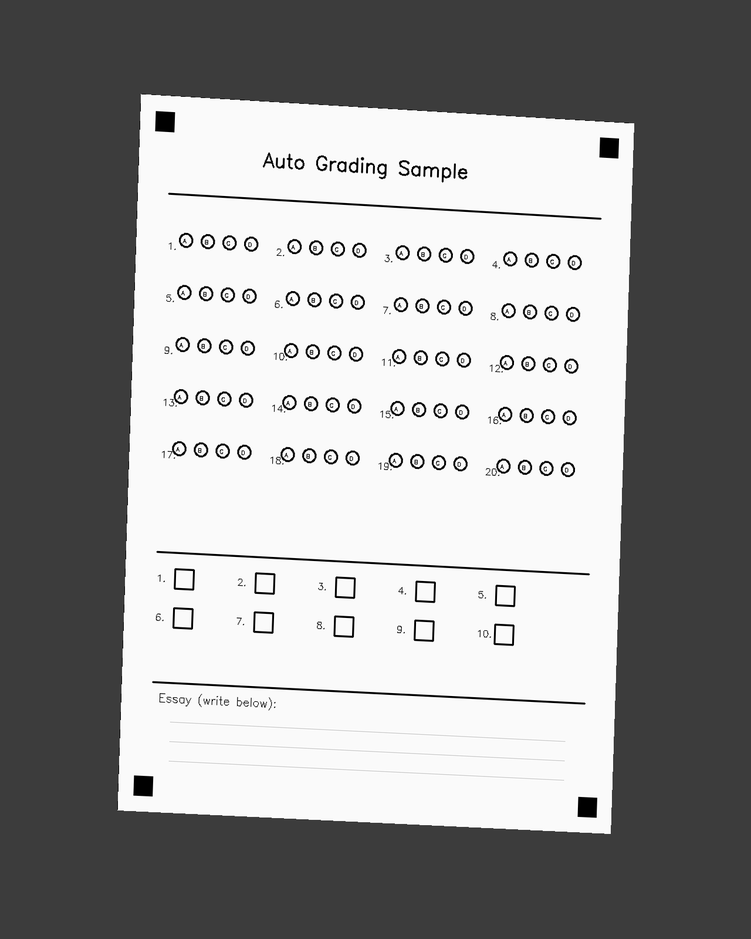
#> input picture data/tilted_paper.png, 751 x 939 px, shrunk from 1280 x 1600 before the run; its folder holds 5 pictures in this run
$ python perspective_correction.py
#> lines starting #> are read from the running program, lines starting #| are printed output that depends on the picture; after the words box and inside, x2 and y2 are one past the last pixel; in counts of white or black regions, pixels touching at a corner belong together
### common/utils.py
"""共享工具函数：跨章节使用的通用辅助函数

主要功能：
- 图像读取与显示
- 文本/图像可视化辅助
- 性能计时
"""

from __future__ import annotations
import time
from contextlib import contextmanager
from pathlib import Path
from typing import Optional, Tuple

import cv2
import numpy as np


def read_image(path: str | Path, grayscale: bool = False) -> np.ndarray:
    """安全读取图像，处理常见错误

    参数：
        path: 图像路径
        grayscale: 是否以灰度模式读取

    返回：
        NumPy 图像数组

    异常：
        FileNotFoundError: 文件不存在
        ValueError: 文件无法解码为图像
    """
    path = Path(path)
    if not path.exists():
        raise FileNotFoundError(f"图像文件不存在: {path}")

    flag = cv2.IMREAD_GRAYSCALE if grayscale else cv2.IMREAD_COLOR

    # 统一使用 numpy 方式读取，避免 Windows 中文路径下 cv2.imread 报警告
    img = cv2.imdecode(np.fromfile(str(path), dtype=np.uint8), flag)

    if img is None:
        raise ValueError(f"无法解码图像: {path}")
    return img


def save_image(img: np.ndarray, path: str | Path) -> None:
    """安全保存图像，支持中文路径"""
    path = Path(path)
    path.parent.mkdir(parents=True, exist_ok=True)
    # 兼容中文路径
    ext = path.suffix
    success, encoded = cv2.imencode(ext, img)
    if not success:
        raise ValueError(f"图像编码失败: {path}")
    encoded.tofile(str(path))


# [13 lines left out: function timer, not called in this run]


def show_images(*images: np.ndarray,
                titles: Optional[list[str]] = None,
                window_size: Tuple[int, int] = (10, 6)) -> None:
    """用 matplotlib 显示多张图像（保存并用 cv2.imshow 弹窗）

    参数:
        *images: 一张或多张图像
        titles: 对应的标题列表
        window_size: 窗口大小
    """
    import matplotlib.pyplot as plt
    plt.rcParams['font.sans-serif'] = ['SimHei', 'Microsoft YaHei']
    plt.rcParams['axes.unicode_minus'] = False

    n = len(images)
    if titles is None:
        titles = [f"图像 {i + 1}" for i in range(n)]

    fig, axes = plt.subplots(1, n, figsize=window_size)
    if n == 1:
        axes = [axes]

    for ax, img, title in zip(axes, images, titles):
        if img.ndim == 2:
            ax.imshow(img, cmap='gray')
        else:
            ax.imshow(cv2.cvtColor(img, cv2.COLOR_BGR2RGB))
        ax.set_title(title)
        ax.axis('off')

    plt.tight_layout()
    show_plot()


def show_plot(save_path: str = "outputs/plot_result.png") -> None:
    """保存 matplotlib 图表并用 cv2.imshow 弹窗显示

    替代 plt.show()，兼容无 GUI 后端的环境。
    """
    import matplotlib.pyplot as plt

    save_path = Path(save_path)
    save_path.parent.mkdir(parents=True, exist_ok=True)
    plt.savefig(str(save_path), dpi=100, bbox_inches='tight')
    plt.close('all')
    print(f"图表已保存: {save_path}")

    # 用 cv2.imshow 弹窗显示
    plot_img = read_image(save_path)
    cv2.imshow("plot", plot_img)
    cv2.waitKey(0)
    cv2.destroyAllWindows()


# [132 lines left out: functions ensure_dir, load_answer_gt, find_gt_for_image, load_student_id_from_gt, list_student_ids_from_segmented, find_gt_for_student_id and 1 more, not called in this run]

### chapter06/perspective_correction.py
"""第6章：透视变换矫正答题卡

教材对应：第6章 6.6 实战：答题卡透视矫正
"""

from __future__ import annotations
import sys
from pathlib import Path
from typing import Optional, Tuple

import cv2
import numpy as np

# 添加父目录到路径以导入common模块
sys.path.insert(0, str(Path(__file__).parent.parent))
from common.utils import read_image, show_images


def order_points(pts: np.ndarray) -> np.ndarray:
    """对4个点排序：左上、右上、右下、左下"""
    rect = np.zeros((4, 2), dtype=np.float32)

    # 左上点 x+y 最小，右下点 x+y 最大
    s = pts.sum(axis=1)
    rect[0] = pts[np.argmin(s)]
    rect[2] = pts[np.argmax(s)]

    # 右上点 y-x 最小（x大y小），左下点 y-x 最大（x小y大）
    diff = np.diff(pts, axis=1)
    rect[1] = pts[np.argmin(diff)]
    rect[3] = pts[np.argmax(diff)]

    return rect


def find_paper_corners(image: np.ndarray) -> Optional[np.ndarray]:
    """在图像中找出答题卡的四角"""
    gray = cv2.cvtColor(image, cv2.COLOR_BGR2GRAY) if image.ndim == 3 else image
    blurred = cv2.GaussianBlur(gray, (5, 5), 0)
    edges = cv2.Canny(blurred, 50, 150)

    # 形态学闭运算填充小缺口
    kernel = cv2.getStructuringElement(cv2.MORPH_RECT, (5, 5))
    edges = cv2.morphologyEx(edges, cv2.MORPH_CLOSE, kernel)

    # 找最大轮廓
    contours, _ = cv2.findContours(edges, cv2.RETR_EXTERNAL,
                                    cv2.CHAIN_APPROX_SIMPLE)
    if not contours:
        return None

    largest = max(contours, key=cv2.contourArea)

    # 多边形近似到4个点
    epsilon = 0.02 * cv2.arcLength(largest, True)
    approx = cv2.approxPolyDP(largest, epsilon, True)

    if len(approx) != 4:
        # 如果不是4个点，用最小外接矩形
        rect = cv2.minAreaRect(largest)
        box = cv2.boxPoints(rect)
        approx = box.reshape(-1, 1, 2).astype(np.int32)

    return approx.reshape(4, 2).astype(np.float32)


def perspective_correct(image: np.ndarray,
                        corners: np.ndarray,
                        target_size: Optional[Tuple[int, int]] = None) -> np.ndarray:
    """根据角点做透视矫正

    参数：
        image: 原始图像
        corners: 4个角点（任意顺序）
        target_size: (width, height)，默认根据corners自动计算
    """
    # 角点排序
    rect = order_points(corners)
    tl, tr, br, bl = rect

    # 计算目标尺寸
    if target_size is None:
        width_top = np.linalg.norm(tr - tl)
        width_bottom = np.linalg.norm(br - bl)
        height_left = np.linalg.norm(bl - tl)
        height_right = np.linalg.norm(br - tr)
        max_width = int(max(width_top, width_bottom))
        max_height = int(max(height_left, height_right))
    else:
        max_width, max_height = target_size

    dst = np.array([
        [0, 0],
        [max_width - 1, 0],
        [max_width - 1, max_height - 1],
        [0, max_height - 1]
    ], dtype=np.float32)

    M = cv2.getPerspectiveTransform(rect, dst)
    return cv2.warpPerspective(image, M, (max_width, max_height))


class SheetCorrector:
    """答题卡矫正器（封装为类，便于第17章集成）"""

    def __init__(self, target_size: Optional[Tuple[int, int]] = None):
        self.target_size = target_size

    def process(self, image: np.ndarray) -> Optional[np.ndarray]:
        """处理一张图像，返回矫正后的结果"""
        corners = find_paper_corners(image)
        if corners is None:
            print("[警告] 未检测到答题卡四角")
            return None

        return perspective_correct(image, corners, self.target_size)


def main():
    if len(sys.argv) > 1:
        image_path = sys.argv[1]
    else:
        repo_root = Path(__file__).parent.parent
        image_path = str(repo_root / "data" / "tilted_paper.png")

    try:
        image = read_image(image_path)
#> in read_image, img is the input picture: shape (939, 751, 3); min 0, max 255, mean 150
    except (FileNotFoundError, ValueError) as e:
        print(f"错误：无法读取 {image_path}: {e}")
        sys.exit(1)

    print(f"处理图像: {image_path}, 尺寸: {image.shape}")
#| 处理图像: data/tilted_paper.png, 尺寸: (939, 751, 3)

    # 单独跑一次 find_paper_corners 以便可视化
    corners = find_paper_corners(image)
#> in find_paper_corners, `edges = cv2.Canny(blurred, 50, 150)`:
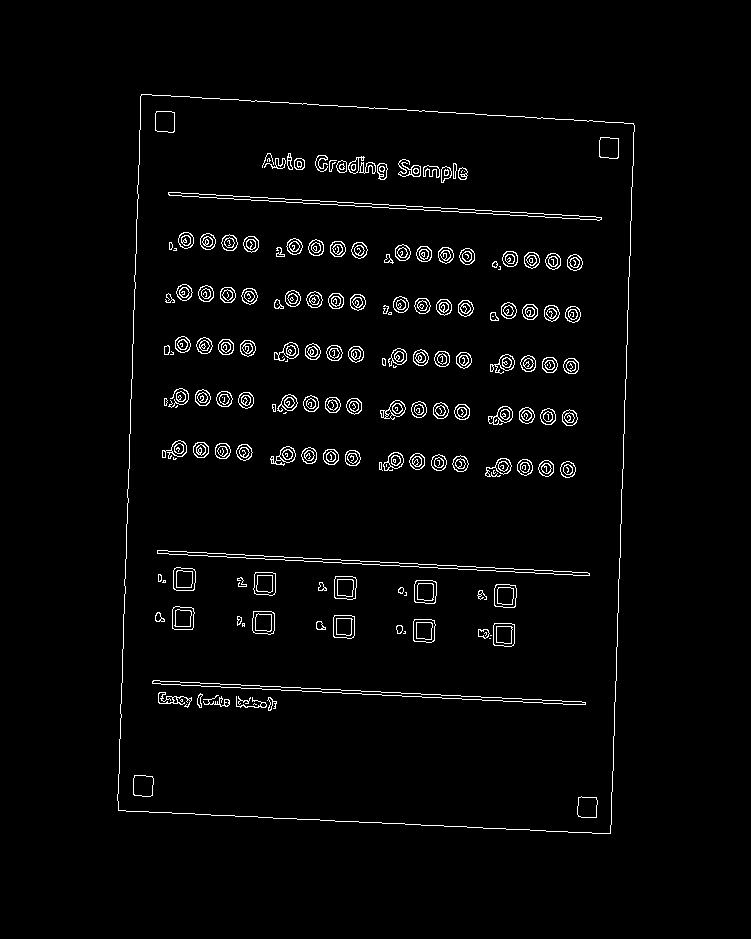
#> edges: shape (939, 751); 2.5% white in thin lines or dots, all inside (x1, y1, x2, y2) = (117, 94, 635, 834)
#> in find_paper_corners, `edges = cv2.morphologyEx(edges, cv2.MORPH_CLOSE, kernel)`:
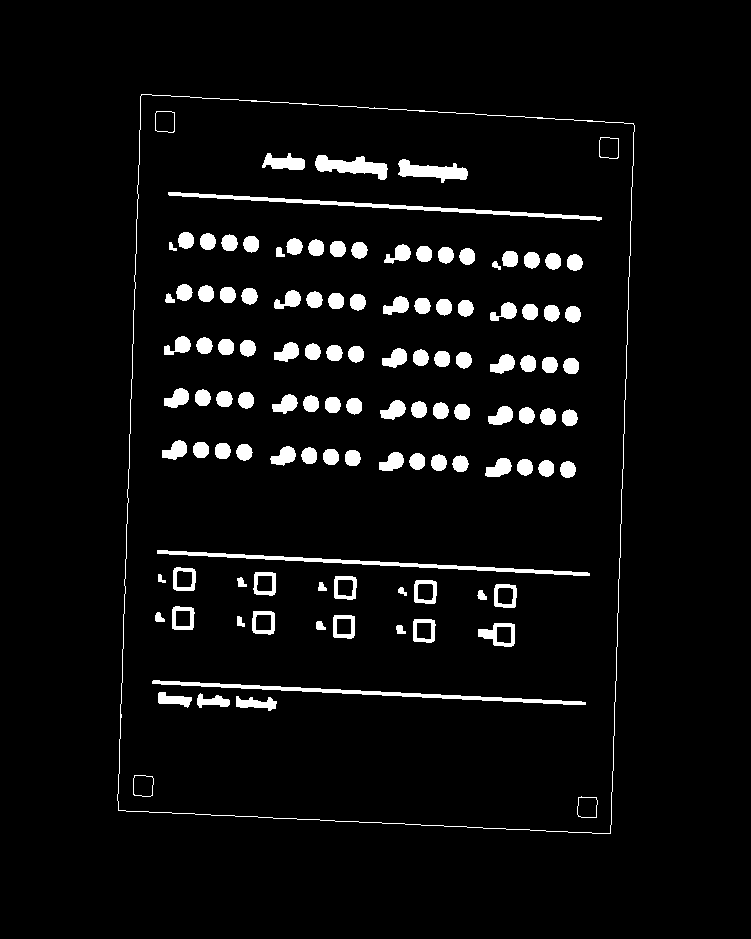
#> edges: shape (939, 751); 4.8% white; 117 white regions
#> in find_paper_corners, `contours, _ = cv2.findContours(edges, cv2.RETR_EXTERNAL, cv2.CHAIN_APP..`: contours = 1 contour; box (x1, y1, x2, y2) and area: (117, 94, 635, 834) 352327
#> in find_paper_corners, `largest = max(contours, key=cv2.contourArea)`: largest = contour of 227 points, box (x1, y1, x2, y2) (117, 94, 635, 834), area 352327
#> in find_paper_corners, `epsilon = 0.02 * cv2.arcLength(largest, True)`: epsilon = 49.13
#> in find_paper_corners, `approx = cv2.approxPolyDP(largest, epsilon, True)`: approx = [[141, 94], [118, 810], [610, 833], [633, 123]]
#> corners = [[141, 94], [118, 810], [610, 833], [633, 123]]
    if corners is None:
        print("矫正失败：未检测到四角")
        sys.exit(1)

    corrected = perspective_correct(image, corners)
#> in order_points, `s = pts.sum(axis=1)`: s = [235, 928, 1443, 756]
#> in order_points, `diff = np.diff(pts, axis=1)`: diff = [-47, 692, 223, -510]
#> in perspective_correct, `rect = order_points(corners)`: rect = [[141, 94], [633, 123], [610, 833], [118, 810]]
#> in perspective_correct, `tl, tr, br, bl = rect`: tl = [141, 94]; tr = [633, 123]; br = [610, 833]; bl = [118, 810]
#> in perspective_correct, `width_top = np.linalg.norm(tr - tl)`: width_top = 492.9
#> in perspective_correct, `width_bottom = np.linalg.norm(br - bl)`: width_bottom = 492.5
#> in perspective_correct, `height_left = np.linalg.norm(bl - tl)`: height_left = 716.4
#> in perspective_correct, `height_right = np.linalg.norm(br - tr)`: height_right = 710.4
#> in perspective_correct, `max_width = int(max(width_top, width_bottom))`: max_width = 492
#> in perspective_correct, `max_height = int(max(height_left, height_right))`: max_height = 716
#> in perspective_correct, `dst = np.array([ [0, 0], [max_width - 1, 0], [max_width - 1, max_heigh..`: dst = [[0, 0], [491, 0], [491, 715], [0, 715]]
#> in perspective_correct, `M = cv2.getPerspectiveTransform(rect, dst)`: M = [[0.985, 0.0317, -141.9], [-0.0586, 0.994, -85.16], [-1.69e-05, -1.09e-06, 1]]
#> in perspective_correct, `return cv2.warpPerspective(image, M, (max_width, max_height))`:
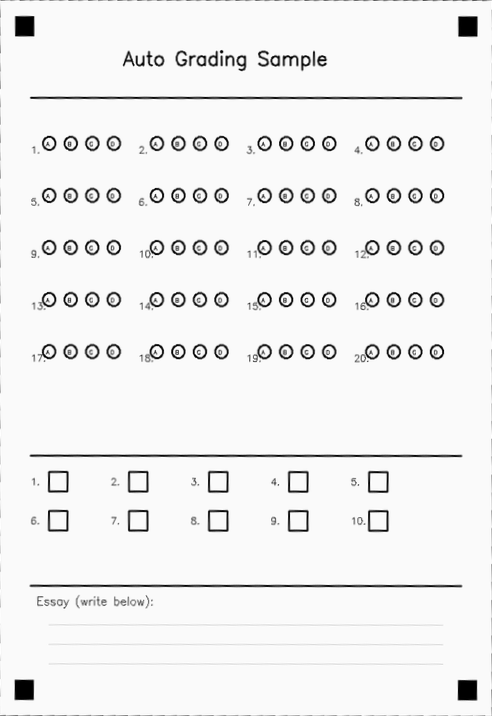
#> returned value: shape (716, 492, 3); min 0, max 255, mean 239.8
    print(f"矫正后尺寸: {corrected.shape}")
#| 矫正后尺寸: (716, 492, 3)

    Path("outputs").mkdir(exist_ok=True)
    from common.utils import save_image
    save_image(corrected, "outputs/corrected.png")
    print("已保存矫正图像: outputs/corrected.png")

    # 在原图上叠加检测到的四角
    overlay = image.copy()
    rect = order_points(corners).astype(np.int32)
#> rect = [[141, 94], [633, 123], [610, 833], [118, 810]]
    cv2.polylines(overlay, [rect], isClosed=True, color=(0, 255, 0), thickness=4)
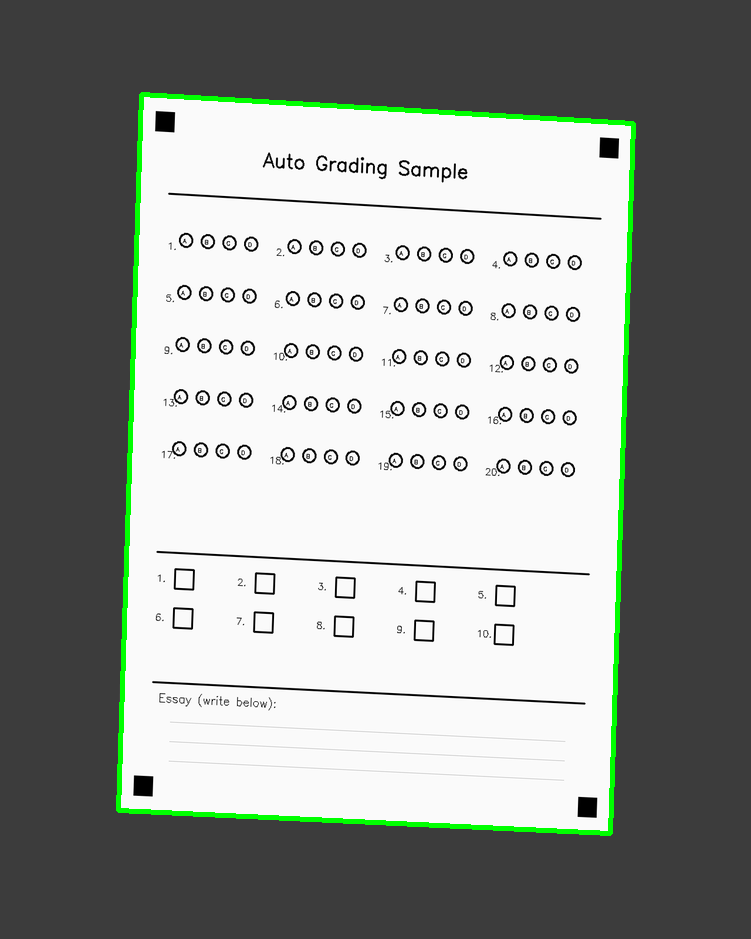
#> overlay: shape (939, 751, 3); 1.71% of pixels changed, all inside (x1, y1, x2, y2) = (116, 92, 636, 836)
    labels = ["TL", "TR", "BR", "BL"]
    for (x, y), label in zip(rect, labels):
        cv2.circle(overlay, (int(x), int(y)), 12, (0, 0, 255), -1)
        cv2.putText(overlay, label, (int(x) + 15, int(y) - 15),
                    cv2.FONT_HERSHEY_SIMPLEX, 1.0, (0, 0, 255), 2)
#> this loop made 4 passes
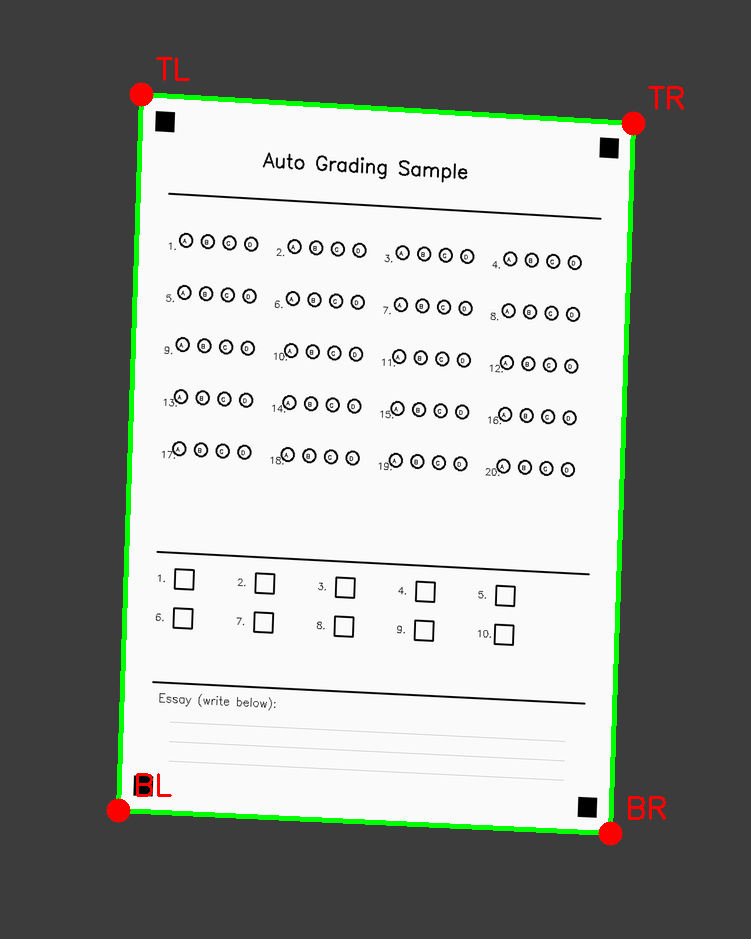
#> overlay: shape (939, 751, 3); 0.43% of pixels changed, all inside (x1, y1, x2, y2) = (106, 57, 684, 846)

    show_images(overlay, corrected,
                titles=["原图 + 检测到的四角", "透视矫正后"],
                window_size=(12, 6))
#> in show_plot, `plt.savefig(str(save_path), dpi=100, bbox_inches='tight')`:
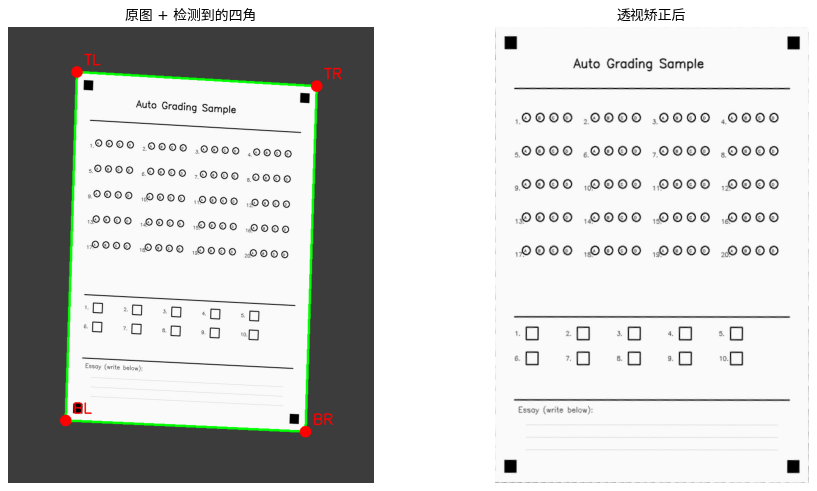
#> figure drawn by matplotlib, 2 panels


if __name__ == "__main__":
#> (the run stopped early here; a loop or call above may not have finished)
